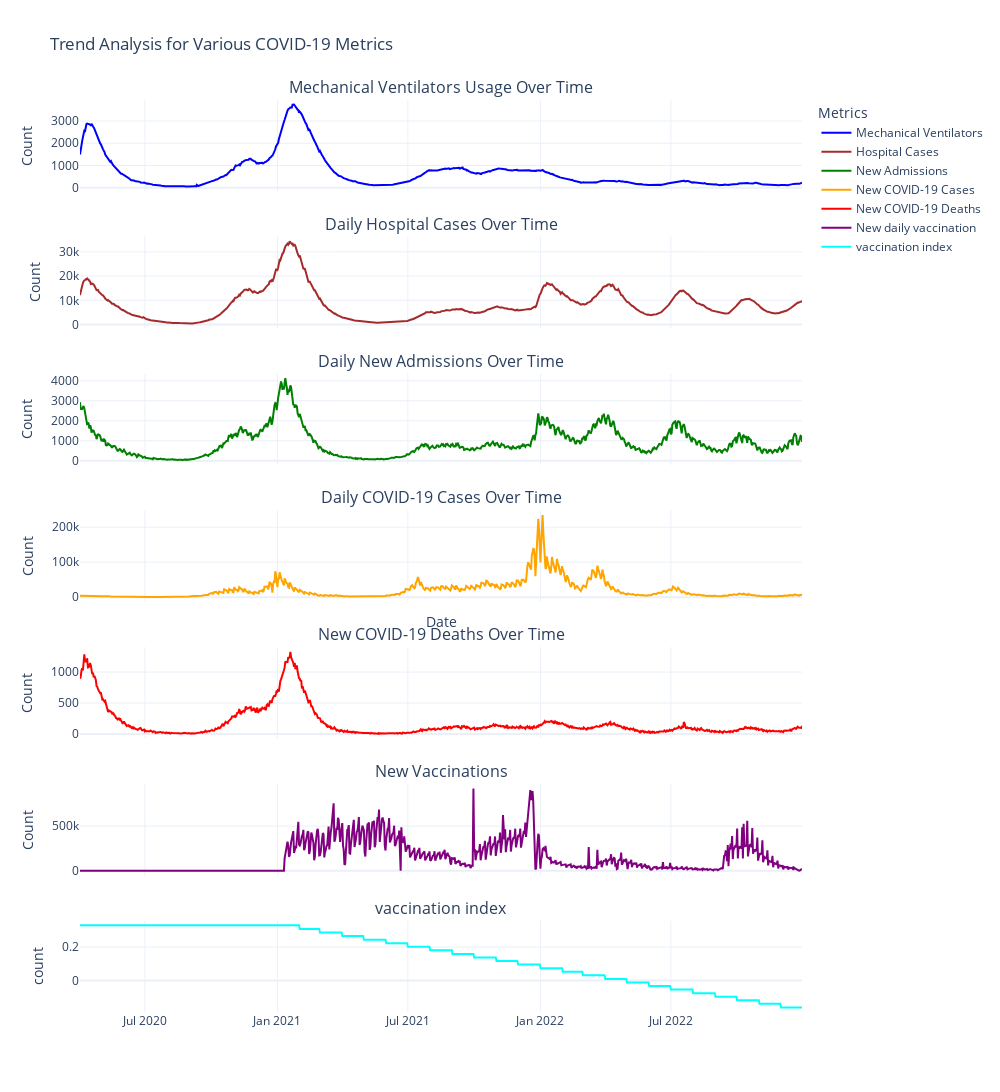

The notebook cell this image was saved under:
### Code cell
# Function to add traces. This improves readability and makes the code easier to modify.
def add_trace(fig, x_data, y_data, color, title, row):
    fig.add_trace(
        go.Scatter(
            x=x_data,
            y=y_data,
            mode='lines',
            line=dict(color=color, width=2),
            name=title,
            showlegend=True  # Set to True to show legends
        ),
        row=row, col=1
    )

# Create a subplot with 4 rows
fig_trend = make_subplots(
    rows=7, cols=1, 
    shared_xaxes=True, 
    vertical_spacing=0.05,  # Adjust spacing between plots
    subplot_titles=(
        'Mechanical Ventilators Usage Over Time',
        'Daily Hospital Cases Over Time', 
        'Daily New Admissions Over Time',
        'Daily COVID-19 Cases Over Time',
        'New COVID-19 Deaths Over Time',
        "New Vaccinations",
        "vaccination index"
        
    )
)

# Data for plotting
data_plot = [
    (data['Date'], data['MV Beds Occupied'], 'blue', 'Mechanical Ventilators', 1),
    (data['Date'], data['Hospital Cases'], 'brown', 'Hospital Cases', 2),
    (data['Date'], data['New Admissions'], 'green', 'New Admissions', 3),
    (data['Date'], data['New COVID-19 Cases'], 'orange', 'New COVID-19 Cases', 4),
    (data['Date'], data['New COVID-19 Deaths'], 'red', 'New COVID-19 Deaths', 5),
    (data["Date"], data["New Vaccinations"], "purple", "New daily vaccination", 6),
    (data["Date"], data["Vax_index"], "cyan", "vaccination index", 7)
]

# Add data to the subplot
for item in data_plot:
    add_trace(fig_trend, *item)

# Update the layout for better appearance
fig_trend.update_layout(
    height=1200, 
    width=1000,  # Increased width for a better view
    template="plotly_white",
    title_text="Trend Analysis for Various COVID-19 Metrics",
    legend_title_text='Metrics',  # Add legend title
    hovermode="x unified"  # Unified hovermode for better tooltip display
)

# Update xaxis properties
fig_trend.update_xaxes(title_text="Date", row=4, col=1)

# Update yaxis properties
fig_trend.update_yaxes(title_text="Count", row=1, col=1)
fig_trend.update_yaxes(title_text="Count", row=2, col=1)
fig_trend.update_yaxes(title_text="Count", row=3, col=1)
fig_trend.update_yaxes(title_text="Count", row=4, col=1)
fig_trend.update_yaxes(title_text="Count", row=5, col=1)
fig_trend.update_yaxes(title_text="Count", row=6, col=1)
fig_trend.update_yaxes(title_text="count", row= 7, col=1)
fig_trend.show()

### Figure 1 — Plotly figure (JSON) as saved in the notebook; plotly's stock layout.template omitted (floating-point values rounded to 4 significant figures; data arrays with more than 128 entries replaced by an {"elided": "..."} marker saying what was removed)
{"data": [{"line": {"color": "blue", "width": 2}, "mode": "lines", "name": "Mechanical Ventilators", "showlegend": true, "type": "scatter", "x": {"elided": "1003 str values"}, "xaxis": "x", "y": {"elided": "1003 int values"}, "yaxis": "y"}, {"line": {"color": "brown", "width": 2}, "mode": "lines", "name": "Hospital Cases", "showlegend": true, "type": "scatter", "x": {"elided": "1003 str values"}, "xaxis": "x2", "y": {"elided": "1003 int values"}, "yaxis": "y2"}, {"line": {"color": "green", "width": 2}, "mode": "lines", "name": "New Admissions", "showlegend": true, "type": "scatter", "x": {"elided": "1003 str values"}, "xaxis": "x3", "y": {"elided": "1003 int values"}, "yaxis": "y3"}, {"line": {"color": "orange", "width": 2}, "mode": "lines", "name": "New COVID-19 Cases", "showlegend": true, "type": "scatter", "x": {"elided": "1003 str values"}, "xaxis": "x4", "y": {"elided": "1003 int values"}, "yaxis": "y4"}, {"line": {"color": "red", "width": 2}, "mode": "lines", "name": "New COVID-19 Deaths", "showlegend": true, "type": "scatter", "x": {"elided": "1003 str values"}, "xaxis": "x5", "y": {"elided": "1003 int values"}, "yaxis": "y5"}, {"line": {"color": "purple", "width": 2}, "mode": "lines", "name": "New daily vaccination", "showlegend": true, "type": "scatter", "x": {"elided": "1003 str values"}, "xaxis": "x6", "y": {"elided": "1003 int values"}, "yaxis": "y6"}, {"line": {"color": "cyan", "width": 2}, "mode": "lines", "name": "vaccination index", "showlegend": true, "type": "scatter", "x": {"elided": "1003 str values"}, "xaxis": "x7", "y": {"elided": "1003 float values"}, "yaxis": "y7"}], "layout": {"annotations": [{"font": {"size": 16}, "showarrow": false, "text": "Mechanical Ventilators Usage Over Time", "x": 0.5, "xanchor": "center", "xref": "paper", "y": 1, "yanchor": "bottom", "yref": "paper"}, {"font": {"size": 16}, "showarrow": false, "text": "Daily Hospital Cases Over Time", "x": 0.5, "xanchor": "center", "xref": "paper", "y": 0.85, "yanchor": "bottom", "yref": "paper"}, {"font": {"size": 16}, "showarrow": false, "text": "Daily New Admissions Over Time", "x": 0.5, "xanchor": "center", "xref": "paper", "y": 0.7, "yanchor": "bottom", "yref": "paper"}, {"font": {"size": 16}, "showarrow": false, "text": "Daily COVID-19 Cases Over Time", "x": 0.5, "xanchor": "center", "xref": "paper", "y": 0.55, "yanchor": "bottom", "yref": "paper"}, {"font": {"size": 16}, "showarrow": false, "text": "New COVID-19 Deaths Over Time", "x": 0.5, "xanchor": "center", "xref": "paper", "y": 0.4, "yanchor": "bottom", "yref": "paper"}, {"font": {"size": 16}, "showarrow": false, "text": "New Vaccinations", "x": 0.5, "xanchor": "center", "xref": "paper", "y": 0.25, "yanchor": "bottom", "yref": "paper"}, {"font": {"size": 16}, "showarrow": false, "text": "vaccination index", "x": 0.5, "xanchor": "center", "xref": "paper", "y": 0.1, "yanchor": "bottom", "yref": "paper"}], "height": 1200, "hovermode": "x unified", "legend": {"title": {"text": "Metrics"}}, "title": {"text": "Trend Analysis for Various COVID-19 Metrics"}, "width": 1000, "xaxis": {"anchor": "y", "domain": [0, 1], "matches": "x7", "showticklabels": false}, "xaxis2": {"anchor": "y2", "domain": [0, 1], "matches": "x7", "showticklabels": false}, "xaxis3": {"anchor": "y3", "domain": [0, 1], "matches": "x7", "showticklabels": false}, "xaxis4": {"anchor": "y4", "domain": [0, 1], "matches": "x7", "showticklabels": false, "title": {"text": "Date"}}, "xaxis5": {"anchor": "y5", "domain": [0, 1], "matches": "x7", "showticklabels": false}, "xaxis6": {"anchor": "y6", "domain": [0, 1], "matches": "x7", "showticklabels": false}, "xaxis7": {"anchor": "y7", "domain": [0, 1]}, "yaxis": {"anchor": "x", "domain": [0.9, 1], "title": {"text": "Count"}}, "yaxis2": {"anchor": "x2", "domain": [0.75, 0.85], "title": {"text": "Count"}}, "yaxis3": {"anchor": "x3", "domain": [0.6, 0.7], "title": {"text": "Count"}}, "yaxis4": {"anchor": "x4", "domain": [0.45, 0.55], "title": {"text": "Count"}}, "yaxis5": {"anchor": "x5", "domain": [0.3, 0.4], "title": {"text": "Count"}}, "yaxis6": {"anchor": "x6", "domain": [0.15, 0.25], "title": {"text": "Count"}}, "yaxis7": {"anchor": "x7", "domain": [0, 0.1], "title": {"text": "count"}}}}
